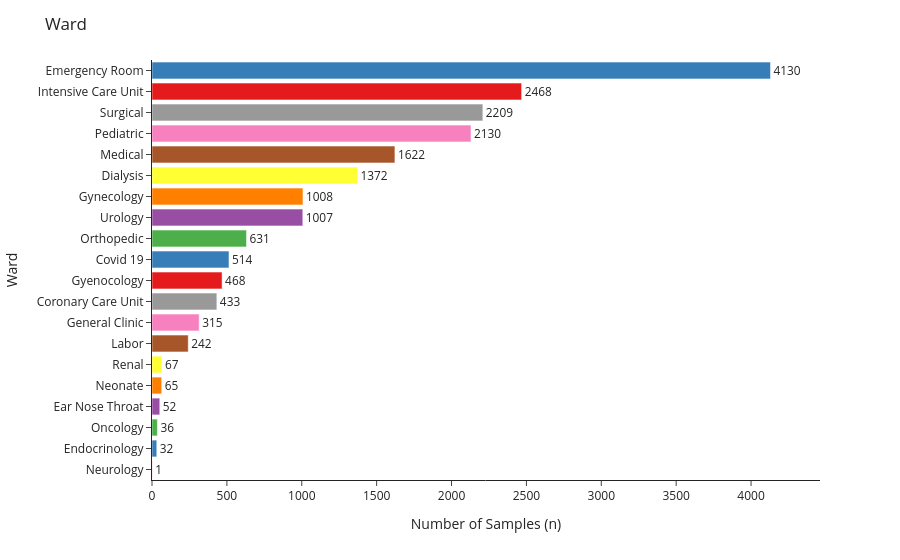

Notebook code cell kept with this figure:
### Markdown cell above
## Ward

### Code cell
# Prepare data
plot_df = count_entries("Ward", nonorm=True)

fig = px.bar(
    plot_df, x='Count', y='Ward', text='Count', color='Ward',
    orientation='h', color_discrete_sequence=px.colors.qualitative.Set1,
)

fig.update_layout(
    title='Ward', template="simple_white",
    xaxis=dict(
        title="Number of Samples (n)",
        range=[0, plot_df['Count'].max() * 1.08]
    ),
    yaxis=dict(
        categoryorder='array',
        categoryarray=plot_df['Ward'].tolist()  # maintain ascending order
    ),
    showlegend=False,
    height=600
)

fig.update_traces(textposition='outside')
fig.show()

### Figure 1 — Plotly figure (JSON) as saved in the notebook; plotly's stock layout.template omitted (floating-point values rounded to 4 significant figures)
{"data": [{"alignmentgroup": "True", "hovertemplate": "Ward=%{y}<br>Count=%{text}<extra></extra>", "legendgroup": "Neurology", "marker": {"color": "rgb(228,26,28)", "pattern": {"shape": ""}}, "name": "Neurology", "offsetgroup": "Neurology", "orientation": "h", "showlegend": true, "text": [1], "textposition": "outside", "type": "bar", "x": [1], "xaxis": "x", "y": ["Neurology"], "yaxis": "y"}, {"alignmentgroup": "True", "hovertemplate": "Ward=%{y}<br>Count=%{text}<extra></extra>", "legendgroup": "Endocrinology", "marker": {"color": "rgb(55,126,184)", "pattern": {"shape": ""}}, "name": "Endocrinology", "offsetgroup": "Endocrinology", "orientation": "h", "showlegend": true, "text": [32], "textposition": "outside", "type": "bar", "x": [32], "xaxis": "x", "y": ["Endocrinology"], "yaxis": "y"}, {"alignmentgroup": "True", "hovertemplate": "Ward=%{y}<br>Count=%{text}<extra></extra>", "legendgroup": "Oncology", "marker": {"color": "rgb(77,175,74)", "pattern": {"shape": ""}}, "name": "Oncology", "offsetgroup": "Oncology", "orientation": "h", "showlegend": true, "text": [36], "textposition": "outside", "type": "bar", "x": [36], "xaxis": "x", "y": ["Oncology"], "yaxis": "y"}, {"alignmentgroup": "True", "hovertemplate": "Ward=%{y}<br>Count=%{text}<extra></extra>", "legendgroup": "Ear Nose Throat", "marker": {"color": "rgb(152,78,163)", "pattern": {"shape": ""}}, "name": "Ear Nose Throat", "offsetgroup": "Ear Nose Throat", "orientation": "h", "showlegend": true, "text": [52], "textposition": "outside", "type": "bar", "x": [52], "xaxis": "x", "y": ["Ear Nose Throat"], "yaxis": "y"}, {"alignmentgroup": "True", "hovertemplate": "Ward=%{y}<br>Count=%{text}<extra></extra>", "legendgroup": "Neonate", "marker": {"color": "rgb(255,127,0)", "pattern": {"shape": ""}}, "name": "Neonate", "offsetgroup": "Neonate", "orientation": "h", "showlegend": true, "text": [65], "textposition": "outside", "type": "bar", "x": [65], "xaxis": "x", "y": ["Neonate"], "yaxis": "y"}, {"alignmentgroup": "True", "hovertemplate": "Ward=%{y}<br>Count=%{text}<extra></extra>", "legendgroup": "Renal", "marker": {"color": "rgb(255,255,51)", "pattern": {"shape": ""}}, "name": "Renal", "offsetgroup": "Renal", "orientation": "h", "showlegend": true, "text": [67], "textposition": "outside", "type": "bar", "x": [67], "xaxis": "x", "y": ["Renal"], "yaxis": "y"}, {"alignmentgroup": "True", "hovertemplate": "Ward=%{y}<br>Count=%{text}<extra></extra>", "legendgroup": "Labor", "marker": {"color": "rgb(166,86,40)", "pattern": {"shape": ""}}, "name": "Labor", "offsetgroup": "Labor", "orientation": "h", "showlegend": true, "text": [242], "textposition": "outside", "type": "bar", "x": [242], "xaxis": "x", "y": ["Labor"], "yaxis": "y"}, {"alignmentgroup": "True", "hovertemplate": "Ward=%{y}<br>Count=%{text}<extra></extra>", "legendgroup": "General Clinic", "marker": {"color": "rgb(247,129,191)", "pattern": {"shape": ""}}, "name": "General Clinic", "offsetgroup": "General Clinic", "orientation": "h", "showlegend": true, "text": [315], "textposition": "outside", "type": "bar", "x": [315], "xaxis": "x", "y": ["General Clinic"], "yaxis": "y"}, {"alignmentgroup": "True", "hovertemplate": "Ward=%{y}<br>Count=%{text}<extra></extra>", "legendgroup": "Coronary Care Unit", "marker": {"color": "rgb(153,153,153)", "pattern": {"shape": ""}}, "name": "Coronary Care Unit", "offsetgroup": "Coronary Care Unit", "orientation": "h", "showlegend": true, "text": [433], "textposition": "outside", "type": "bar", "x": [433], "xaxis": "x", "y": ["Coronary Care Unit"], "yaxis": "y"}, {"alignmentgroup": "True", "hovertemplate": "Ward=%{y}<br>Count=%{text}<extra></extra>", "legendgroup": "Gyenocology", "marker": {"color": "rgb(228,26,28)", "pattern": {"shape": ""}}, "name": "Gyenocology", "offsetgroup": "Gyenocology", "orientation": "h", "showlegend": true, "text": [468], "textposition": "outside", "type": "bar", "x": [468], "xaxis": "x", "y": ["Gyenocology"], "yaxis": "y"}, {"alignmentgroup": "True", "hovertemplate": "Ward=%{y}<br>Count=%{text}<extra></extra>", "legendgroup": "Covid 19", "marker": {"color": "rgb(55,126,184)", "pattern": {"shape": ""}}, "name": "Covid 19", "offsetgroup": "Covid 19", "orientation": "h", "showlegend": true, "text": [514], "textposition": "outside", "type": "bar", "x": [514], "xaxis": "x", "y": ["Covid 19"], "yaxis": "y"}, {"alignmentgroup": "True", "hovertemplate": "Ward=%{y}<br>Count=%{text}<extra></extra>", "legendgroup": "Orthopedic", "marker": {"color": "rgb(77,175,74)", "pattern": {"shape": ""}}, "name": "Orthopedic", "offsetgroup": "Orthopedic", "orientation": "h", "showlegend": true, "text": [631], "textposition": "outside", "type": "bar", "x": [631], "xaxis": "x", "y": ["Orthopedic"], "yaxis": "y"}, {"alignmentgroup": "True", "hovertemplate": "Ward=%{y}<br>Count=%{text}<extra></extra>", "legendgroup": "Urology", "marker": {"color": "rgb(152,78,163)", "pattern": {"shape": ""}}, "name": "Urology", "offsetgroup": "Urology", "orientation": "h", "showlegend": true, "text": [1007], "textposition": "outside", "type": "bar", "x": [1007], "xaxis": "x", "y": ["Urology"], "yaxis": "y"}, {"alignmentgroup": "True", "hovertemplate": "Ward=%{y}<br>Count=%{text}<extra></extra>", "legendgroup": "Gynecology", "marker": {"color": "rgb(255,127,0)", "pattern": {"shape": ""}}, "name": "Gynecology", "offsetgroup": "Gynecology", "orientation": "h", "showlegend": true, "text": [1008], "textposition": "outside", "type": "bar", "x": [1008], "xaxis": "x", "y": ["Gynecology"], "yaxis": "y"}, {"alignmentgroup": "True", "hovertemplate": "Ward=%{y}<br>Count=%{text}<extra></extra>", "legendgroup": "Dialysis", "marker": {"color": "rgb(255,255,51)", "pattern": {"shape": ""}}, "name": "Dialysis", "offsetgroup": "Dialysis", "orientation": "h", "showlegend": true, "text": [1372], "textposition": "outside", "type": "bar", "x": [1372], "xaxis": "x", "y": ["Dialysis"], "yaxis": "y"}, {"alignmentgroup": "True", "hovertemplate": "Ward=%{y}<br>Count=%{text}<extra></extra>", "legendgroup": "Medical", "marker": {"color": "rgb(166,86,40)", "pattern": {"shape": ""}}, "name": "Medical", "offsetgroup": "Medical", "orientation": "h", "showlegend": true, "text": [1622], "textposition": "outside", "type": "bar", "x": [1622], "xaxis": "x", "y": ["Medical"], "yaxis": "y"}, {"alignmentgroup": "True", "hovertemplate": "Ward=%{y}<br>Count=%{text}<extra></extra>", "legendgroup": "Pediatric", "marker": {"color": "rgb(247,129,191)", "pattern": {"shape": ""}}, "name": "Pediatric", "offsetgroup": "Pediatric", "orientation": "h", "showlegend": true, "text": [2130], "textposition": "outside", "type": "bar", "x": [2130], "xaxis": "x", "y": ["Pediatric"], "yaxis": "y"}, {"alignmentgroup": "True", "hovertemplate": "Ward=%{y}<br>Count=%{text}<extra></extra>", "legendgroup": "Surgical", "marker": {"color": "rgb(153,153,153)", "pattern": {"shape": ""}}, "name": "Surgical", "offsetgroup": "Surgical", "orientation": "h", "showlegend": true, "text": [2209], "textposition": "outside", "type": "bar", "x": [2209], "xaxis": "x", "y": ["Surgical"], "yaxis": "y"}, {"alignmentgroup": "True", "hovertemplate": "Ward=%{y}<br>Count=%{text}<extra></extra>", "legendgroup": "Intensive Care Unit", "marker": {"color": "rgb(228,26,28)", "pattern": {"shape": ""}}, "name": "Intensive Care Unit", "offsetgroup": "Intensive Care Unit", "orientation": "h", "showlegend": true, "text": [2468], "textposition": "outside", "type": "bar", "x": [2468], "xaxis": "x", "y": ["Intensive Care Unit"], "yaxis": "y"}, {"alignmentgroup": "True", "hovertemplate": "Ward=%{y}<br>Count=%{text}<extra></extra>", "legendgroup": "Emergency Room", "marker": {"color": "rgb(55,126,184)", "pattern": {"shape": ""}}, "name": "Emergency Room", "offsetgroup": "Emergency Room", "orientation": "h", "showlegend": true, "text": [4130], "textposition": "outside", "type": "bar", "x": [4130], "xaxis": "x", "y": ["Emergency Room"], "yaxis": "y"}], "layout": {"autosize": true, "barmode": "relative", "legend": {"title": {"text": "Ward"}, "tracegroupgap": 0}, "margin": {"t": 60}, "showlegend": false, "title": {"text": "Ward"}, "xaxis": {"anchor": "y", "domain": [0, 1], "range": [0, 4460.0], "title": {"text": "Number of Samples (n)"}, "type": "linear"}, "yaxis": {"anchor": "x", "autorange": true, "categoryarray": ["Neurology", "Endocrinology", "Oncology", "Ear Nose Throat", "Neonate", "Renal", "Labor", "General Clinic", "Coronary Care Unit", "Gyenocology", "Covid 19", "Orthopedic", "Urology", "Gynecology", "Dialysis", "Medical", "Pediatric", "Surgical", "Intensive Care Unit", "Emergency Room"], "categoryorder": "array", "domain": [0, 1], "range": [-0.5, 19.5], "title": {"text": "Ward"}, "type": "category"}}}
